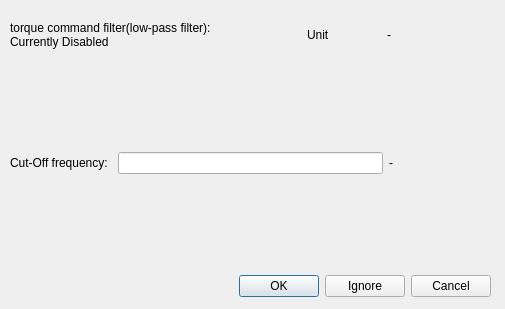
<?xml version="1.0" encoding="UTF-8"?>
<ui version="4.0">
 <class>torq_cmd_filter_dialog</class>
 <widget class="QDialog" name="torq_cmd_filter_dialog">
  <property name="geometry">
   <rect>
    <x>0</x>
    <y>0</y>
    <width>505</width>
    <height>309</height>
   </rect>
  </property>
  <property name="windowTitle">
   <string>Setting</string>
  </property>
  <widget class="QWidget" name="verticalLayoutWidget">
   <property name="geometry">
    <rect>
     <x>10</x>
     <y>10</y>
     <width>485</width>
     <height>251</height>
    </rect>
   </property>
   <layout class="QVBoxLayout" name="verticalLayout" stretch="1,4">
    <item>
     <layout class="QHBoxLayout" name="horizontalLayout_2" stretch="5,1,2">
      <property name="spacing">
       <number>26</number>
      </property>
      <item>
       <widget class="QLabel" name="label">
        <property name="text">
         <string>torque command filter(low-pass filter):
Currently Disabled</string>
        </property>
       </widget>
      </item>
      <item>
       <widget class="QLabel" name="label_3">
        <property name="text">
         <string>Unit</string>
        </property>
       </widget>
      </item>
      <item>
       <widget class="QLabel" name="unit_label">
        <property name="text">
         <string>-</string>
        </property>
       </widget>
      </item>
     </layout>
    </item>
    <item>
     <layout class="QHBoxLayout" name="horizontalLayout" stretch="1,5,2">
      <item>
       <widget class="QLabel" name="label_2">
        <property name="text">
         <string>Cut-Off frequency: </string>
        </property>
       </widget>
      </item>
      <item>
       <widget class="QLineEdit" name="lineEdit"/>
      </item>
      <item>
       <widget class="QLabel" name="current_value_label">
        <property name="text">
         <string>-</string>
        </property>
       </widget>
      </item>
     </layout>
    </item>
   </layout>
  </widget>
  <widget class="QDialogButtonBox" name="buttonBox">
   <property name="geometry">
    <rect>
     <x>20</x>
     <y>270</y>
     <width>471</width>
     <height>32</height>
    </rect>
   </property>
   <property name="orientation">
    <enum>Qt::Horizontal</enum>
   </property>
   <property name="standardButtons">
    <set>QDialogButtonBox::Cancel|QDialogButtonBox::Ignore|QDialogButtonBox::Ok</set>
   </property>
  </widget>
 </widget>
 <resources/>
 <connections/>
</ui>
